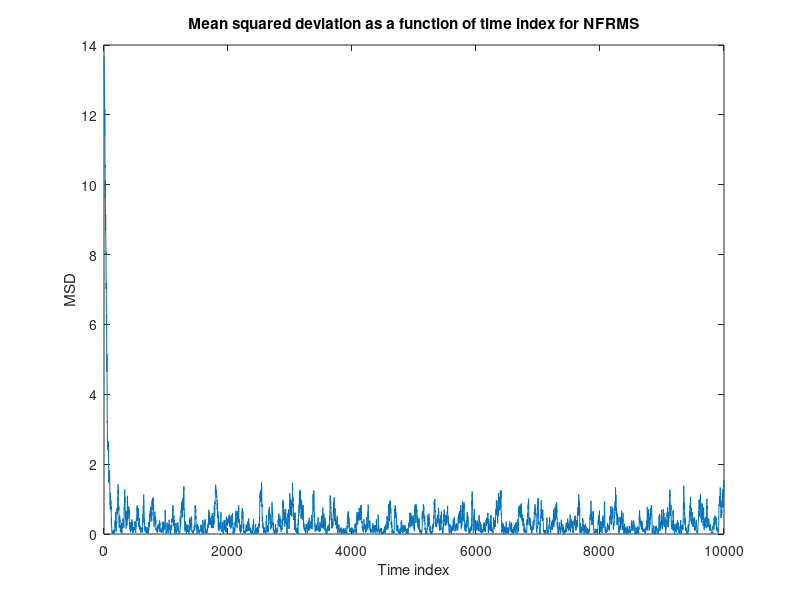
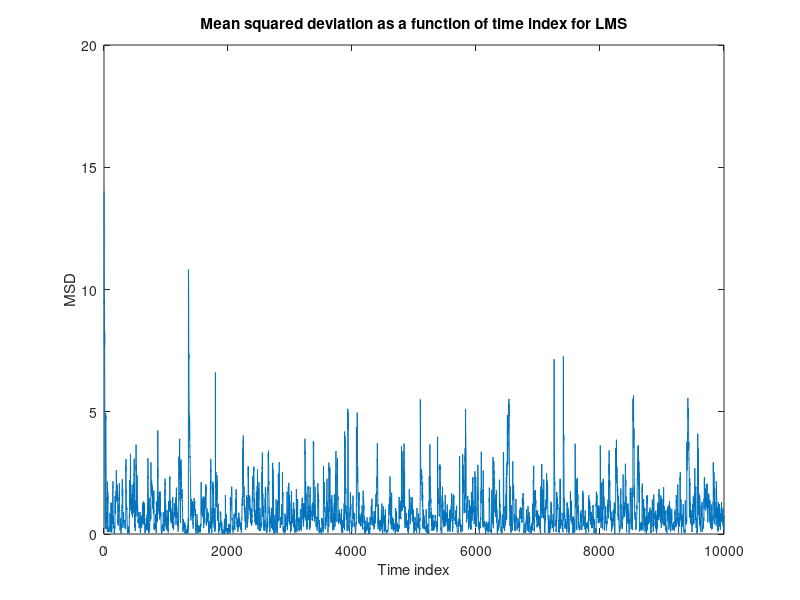

These figures' MATLAB source, in order:
%% Author: V. Ruban Vishnu Pandian, EE19B138
%% EE6110: Adaptive Signal Processing - Project
%% Date: 18/11/2022

clear;
close all;

%% System identification
N = 1e4;
f = [1; 2; 3];
L = length(f);

sigy = 0.5;
y = sqrt(sigy)*randn(1,N+L-1);
x = conv(f,y);
x = x(L:N+L-1);

sigU = 5;
U1 = exprnd(sqrt(0.5*sigU),1,N);
U2 = exprnd(sqrt(0.5*sigU),1,N);
U = U1-U2;

x = x+U;

w = zeros(length(f),1);
u = 0.1;

pow = 2;
ep = 1e-4;

MSD = zeros(1,N);

for i=1:N
    Y = (fliplr(y(i:i+L-1))).';
    X = x(i);
    e = X-(w'*Y);

    fun = (abs(e)^pow)/(ep+abs(e)^(pow+1));
    w = w + u*fun*e'*Y;
    MSD(i) = norm(f-w)^2;
end

figure(1)
plot(1:N,MSD);
xlabel("Time index");
ylabel("MSD")
title("Mean squared deviation as a function of time index for NFRMS");

%% System identification
N = 1e4;
f = [1; 2; 3];
L = length(f);

sigy = 0.5;
y = sqrt(sigy)*randn(1,N+L-1);
x = conv(f,y);
x = x(L:N+L-1);

sigU = 5;
U1 = exprnd(sqrt(0.5*sigU),1,N);
U2 = exprnd(sqrt(0.5*sigU),1,N);
U = U1-U2;

x = x+U;

w = zeros(length(f),1);
u = 0.1;

pow = 2;
ep = 1e-4;

MSD = zeros(1,N);

for i=1:N
    Y = (fliplr(y(i:i+L-1))).';
    X = x(i);
    e = X-(w'*Y);

    fun = 1;
    w = w + u*fun*e'*Y;
    MSD(i) = norm(f-w)^2;
end

figure(2)
plot(1:N,MSD);
xlabel("Time index");
ylabel("MSD")
title("Mean squared deviation as a function of time index for LMS");